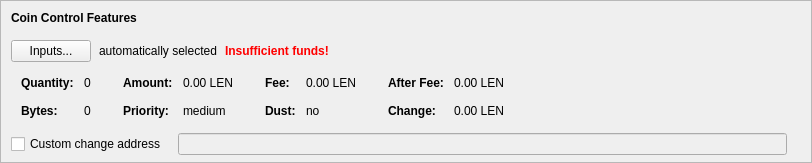
    <widget class="QFrame" name="frameCoinControl">
     <property name="sizePolicy">
      <sizepolicy hsizetype="Expanding" vsizetype="Expanding">
       <horstretch>0</horstretch>
       <verstretch>0</verstretch>
      </sizepolicy>
     </property>
     <property name="maximumSize">
      <size>
       <width>16777215</width>
       <height>16777215</height>
      </size>
     </property>
     <property name="frameShape">
      <enum>QFrame::StyledPanel</enum>
     </property>
     <property name="frameShadow">
      <enum>QFrame::Sunken</enum>
     </property>
     <layout class="QVBoxLayout" name="verticalLayoutCoinControl2">
      <property name="spacing">
       <number>0</number>
      </property>
      <property name="leftMargin">
       <number>0</number>
      </property>
      <property name="topMargin">
       <number>0</number>
      </property>
      <property name="rightMargin">
       <number>0</number>
      </property>
      <property name="bottomMargin">
       <number>6</number>
      </property>
      <item>
       <layout class="QVBoxLayout" name="verticalLayoutCoinControl" stretch="0,0,0,0,1">
        <property name="spacing">
         <number>0</number>
        </property>
        <property name="leftMargin">
         <number>10</number>
        </property>
        <property name="topMargin">
         <number>10</number>
        </property>
        <item>
         <layout class="QHBoxLayout" name="horizontalLayoutCoinControl1">
          <property name="bottomMargin">
           <number>15</number>
          </property>
          <item>
           <widget class="QLabel" name="labelCoinControlFeatures">
            <property name="sizePolicy">
             <sizepolicy hsizetype="Preferred" vsizetype="Maximum">
              <horstretch>0</horstretch>
              <verstretch>0</verstretch>
             </sizepolicy>
            </property>
            <property name="font">
             <font>
              <weight>75</weight>
              <bold>true</bold>
             </font>
            </property>
            <property name="styleSheet">
             <string notr="true">font-weight:bold;</string>
            </property>
            <property name="text">
             <string>Coin Control Features</string>
            </property>
           </widget>
          </item>
         </layout>
        </item>
        <item>
         <layout class="QHBoxLayout" name="horizontalLayoutCoinControl2" stretch="0,0,0,0">
          <property name="spacing">
           <number>8</number>
          </property>
          <property name="bottomMargin">
           <number>10</number>
          </property>
          <item>
           <widget class="QPushButton" name="pushButtonCoinControl">
            <property name="styleSheet">
             <string notr="true"/>
            </property>
            <property name="text">
             <string>Inputs...</string>
            </property>
            <property name="autoDefault">
             <bool>false</bool>
            </property>
           </widget>
          </item>
          <item>
           <widget class="QLabel" name="labelCoinControlAutomaticallySelected">
            <property name="text">
             <string>automatically selected</string>
            </property>
            <property name="margin">
             <number>5</number>
            </property>
           </widget>
          </item>
          <item>
           <widget class="QLabel" name="labelCoinControlInsuffFunds">
            <property name="font">
             <font>
              <weight>75</weight>
              <bold>true</bold>
             </font>
            </property>
            <property name="styleSheet">
             <string notr="true">color:red;font-weight:bold;</string>
            </property>
            <property name="text">
             <string>Insufficient funds!</string>
            </property>
            <property name="margin">
             <number>5</number>
            </property>
           </widget>
          </item>
          <item>
           <spacer name="horizontalSpacerCoinControl">
            <property name="orientation">
             <enum>Qt::Horizontal</enum>
            </property>
            <property name="sizeHint" stdset="0">
             <size>
              <width>40</width>
              <height>1</height>
             </size>
            </property>
           </spacer>
          </item>
         </layout>
        </item>
        <item>
         <widget class="QWidget" name="widgetCoinControl" native="true">
          <property name="sizePolicy">
           <sizepolicy hsizetype="Preferred" vsizetype="Preferred">
            <horstretch>0</horstretch>
            <verstretch>0</verstretch>
           </sizepolicy>
          </property>
          <property name="minimumSize">
           <size>
            <width>0</width>
            <height>0</height>
           </size>
          </property>
          <property name="styleSheet">
           <string notr="true"/>
          </property>
          <layout class="QHBoxLayout" name="horizontalLayoutCoinControl5">
           <property name="leftMargin">
            <number>0</number>
           </property>
           <property name="topMargin">
            <number>0</number>
           </property>
           <property name="rightMargin">
            <number>0</number>
           </property>
           <property name="bottomMargin">
            <number>0</number>
           </property>
           <item>
            <layout class="QHBoxLayout" name="horizontalLayoutCoinControl3" stretch="0,0,0,1">
             <property name="spacing">
              <number>20</number>
             </property>
             <property name="topMargin">
              <number>0</number>
             </property>
             <property name="bottomMargin">
              <number>10</number>
             </property>
             <item>
              <layout class="QFormLayout" name="formLayoutCoinControl1">
               <property name="horizontalSpacing">
                <number>10</number>
               </property>
               <property name="verticalSpacing">
                <number>14</number>
               </property>
               <property name="leftMargin">
                <number>10</number>
               </property>
               <property name="topMargin">
                <number>4</number>
               </property>
               <property name="rightMargin">
                <number>6</number>
               </property>
               <item row="0" column="0">
                <widget class="QLabel" name="labelCoinControlQuantityText">
                 <property name="font">
                  <font>
                   <weight>75</weight>
                   <bold>true</bold>
                  </font>
                 </property>
                 <property name="text">
                  <string>Quantity:</string>
                 </property>
                 <property name="margin">
                  <number>0</number>
                 </property>
                </widget>
               </item>
               <item row="0" column="1">
                <widget class="QLabel" name="labelCoinControlQuantity">
                 <property name="cursor">
                  <cursorShape>IBeamCursor</cursorShape>
                 </property>
                 <property name="contextMenuPolicy">
                  <enum>Qt::ActionsContextMenu</enum>
                 </property>
                 <property name="text">
                  <string notr="true">0</string>
                 </property>
                 <property name="margin">
                  <number>0</number>
                 </property>
                 <property name="textInteractionFlags">
                  <set>Qt::LinksAccessibleByMouse|Qt::TextSelectableByKeyboard|Qt::TextSelectableByMouse</set>
                 </property>
                </widget>
               </item>
               <item row="1" column="0">
                <widget class="QLabel" name="labelCoinControlBytesText">
                 <property name="font">
                  <font>
                   <weight>75</weight>
                   <bold>true</bold>
                  </font>
                 </property>
                 <property name="text">
                  <string>Bytes:</string>
                 </property>
                </widget>
               </item>
               <item row="1" column="1">
                <widget class="QLabel" name="labelCoinControlBytes">
                 <property name="cursor">
                  <cursorShape>IBeamCursor</cursorShape>
                 </property>
                 <property name="contextMenuPolicy">
                  <enum>Qt::ActionsContextMenu</enum>
                 </property>
                 <property name="text">
                  <string notr="true">0</string>
                 </property>
                 <property name="textInteractionFlags">
                  <set>Qt::LinksAccessibleByMouse|Qt::TextSelectableByKeyboard|Qt::TextSelectableByMouse</set>
                 </property>
                </widget>
               </item>
              </layout>
             </item>
             <item>
              <layout class="QFormLayout" name="formLayoutCoinControl2">
               <property name="horizontalSpacing">
                <number>10</number>
               </property>
               <property name="verticalSpacing">
                <number>14</number>
               </property>
               <property name="leftMargin">
                <number>6</number>
               </property>
               <property name="topMargin">
                <number>4</number>
               </property>
               <property name="rightMargin">
                <number>6</number>
               </property>
               <item row="0" column="0">
                <widget class="QLabel" name="labelCoinControlAmountText">
                 <property name="font">
                  <font>
                   <weight>75</weight>
                   <bold>true</bold>
                  </font>
                 </property>
                 <property name="text">
                  <string>Amount:</string>
                 </property>
                 <property name="margin">
                  <number>0</number>
                 </property>
                </widget>
               </item>
               <item row="0" column="1">
                <widget class="QLabel" name="labelCoinControlAmount">
                 <property name="cursor">
                  <cursorShape>IBeamCursor</cursorShape>
                 </property>
                 <property name="contextMenuPolicy">
                  <enum>Qt::ActionsContextMenu</enum>
                 </property>
                 <property name="text">
                  <string notr="true">0.00 LEN</string>
                 </property>
                 <property name="textInteractionFlags">
                  <set>Qt::LinksAccessibleByMouse|Qt::TextSelectableByKeyboard|Qt::TextSelectableByMouse</set>
                 </property>
                </widget>
               </item>
               <item row="1" column="0">
                <widget class="QLabel" name="labelCoinControlPriorityText">
                 <property name="font">
                  <font>
                   <weight>75</weight>
                   <bold>true</bold>
                  </font>
                 </property>
                 <property name="text">
                  <string>Priority:</string>
                 </property>
                </widget>
               </item>
               <item row="1" column="1">
                <widget class="QLabel" name="labelCoinControlPriority">
                 <property name="cursor">
                  <cursorShape>IBeamCursor</cursorShape>
                 </property>
                 <property name="contextMenuPolicy">
                  <enum>Qt::ActionsContextMenu</enum>
                 </property>
                 <property name="text">
                  <string>medium</string>
                 </property>
                 <property name="textInteractionFlags">
                  <set>Qt::LinksAccessibleByMouse|Qt::TextSelectableByKeyboard|Qt::TextSelectableByMouse</set>
                 </property>
                </widget>
               </item>
              </layout>
             </item>
             <item>
              <layout class="QFormLayout" name="formLayoutCoinControl3">
               <property name="horizontalSpacing">
                <number>10</number>
               </property>
               <property name="verticalSpacing">
                <number>14</number>
               </property>
               <property name="leftMargin">
                <number>6</number>
               </property>
               <property name="topMargin">
                <number>4</number>
               </property>
               <property name="rightMargin">
                <number>6</number>
               </property>
               <item row="0" column="0">
                <widget class="QLabel" name="labelCoinControlFeeText">
                 <property name="font">
                  <font>
                   <weight>75</weight>
                   <bold>true</bold>
                  </font>
                 </property>
                 <property name="text">
                  <string>Fee:</string>
                 </property>
                 <property name="margin">
                  <number>0</number>
                 </property>
                </widget>
               </item>
               <item row="0" column="1">
                <widget class="QLabel" name="labelCoinControlFee">
                 <property name="cursor">
                  <cursorShape>IBeamCursor</cursorShape>
                 </property>
                 <property name="contextMenuPolicy">
                  <enum>Qt::ActionsContextMenu</enum>
                 </property>
                 <property name="text">
                  <string notr="true">0.00 LEN</string>
                 </property>
                 <property name="textInteractionFlags">
                  <set>Qt::LinksAccessibleByMouse|Qt::TextSelectableByKeyboard|Qt::TextSelectableByMouse</set>
                 </property>
                </widget>
               </item>
               <item row="1" column="0">
                <widget class="QLabel" name="labelCoinControlLowOutputText">
                 <property name="font">
                  <font>
                   <weight>75</weight>
                   <bold>true</bold>
                  </font>
                 </property>
                 <property name="text">
                  <string>Dust:</string>
                 </property>
                </widget>
               </item>
               <item row="1" column="1">
                <widget class="QLabel" name="labelCoinControlLowOutput">
                 <property name="cursor">
                  <cursorShape>IBeamCursor</cursorShape>
                 </property>
                 <property name="contextMenuPolicy">
                  <enum>Qt::ActionsContextMenu</enum>
                 </property>
                 <property name="text">
                  <string>no</string>
                 </property>
                 <property name="textInteractionFlags">
                  <set>Qt::LinksAccessibleByMouse|Qt::TextSelectableByKeyboard|Qt::TextSelectableByMouse</set>
                 </property>
                </widget>
               </item>
              </layout>
             </item>
             <item>
              <layout class="QFormLayout" name="formLayoutCoinControl4">
               <property name="horizontalSpacing">
                <number>10</number>
               </property>
               <property name="verticalSpacing">
                <number>14</number>
               </property>
               <property name="leftMargin">
                <number>6</number>
               </property>
               <property name="topMargin">
                <number>4</number>
               </property>
               <property name="rightMargin">
                <number>6</number>
               </property>
               <item row="0" column="0">
                <widget class="QLabel" name="labelCoinControlAfterFeeText">
                 <property name="font">
                  <font>
                   <weight>75</weight>
                   <bold>true</bold>
                  </font>
                 </property>
                 <property name="text">
                  <string>After Fee:</string>
                 </property>
                 <property name="margin">
                  <number>0</number>
                 </property>
                </widget>
               </item>
               <item row="0" column="1">
                <widget class="QLabel" name="labelCoinControlAfterFee">
                 <property name="cursor">
                  <cursorShape>IBeamCursor</cursorShape>
                 </property>
                 <property name="contextMenuPolicy">
                  <enum>Qt::ActionsContextMenu</enum>
                 </property>
                 <property name="text">
                  <string notr="true">0.00 LEN</string>
                 </property>
                 <property name="textInteractionFlags">
                  <set>Qt::LinksAccessibleByMouse|Qt::TextSelectableByKeyboard|Qt::TextSelectableByMouse</set>
                 </property>
                </widget>
               </item>
               <item row="1" column="0">
                <widget class="QLabel" name="labelCoinControlChangeText">
                 <property name="font">
                  <font>
                   <weight>75</weight>
                   <bold>true</bold>
                  </font>
                 </property>
                 <property name="text">
                  <string>Change:</string>
                 </property>
                </widget>
               </item>
               <item row="1" column="1">
                <widget class="QLabel" name="labelCoinControlChange">
                 <property name="cursor">
                  <cursorShape>IBeamCursor</cursorShape>
                 </property>
                 <property name="contextMenuPolicy">
                  <enum>Qt::ActionsContextMenu</enum>
                 </property>
                 <property name="text">
                  <string notr="true">0.00 LEN</string>
                 </property>
                 <property name="textInteractionFlags">
                  <set>Qt::LinksAccessibleByMouse|Qt::TextSelectableByKeyboard|Qt::TextSelectableByMouse</set>
                 </property>
                </widget>
               </item>
              </layout>
             </item>
            </layout>
           </item>
          </layout>
         </widget>
        </item>
        <item>
         <layout class="QHBoxLayout" name="horizontalLayoutCoinControl4" stretch="0,0,0">
          <property name="spacing">
           <number>12</number>
          </property>
          <property name="sizeConstraint">
           <enum>QLayout::SetDefaultConstraint</enum>
          </property>
          <property name="topMargin">
           <number>5</number>
          </property>
          <property name="rightMargin">
           <number>5</number>
          </property>
          <item>
           <widget class="QCheckBox" name="checkBoxCoinControlChange">
            <property name="toolTip">
             <string>If this is activated, but the change address is empty or invalid, change will be sent to a newly generated address.</string>
            </property>
            <property name="text">
             <string>Custom change address</string>
            </property>
           </widget>
          </item>
          <item>
           <widget class="QValidatedLineEdit" name="lineEditCoinControlChange">
            <property name="enabled">
             <bool>false</bool>
            </property>
            <property name="sizePolicy">
             <sizepolicy hsizetype="Expanding" vsizetype="Fixed">
              <horstretch>0</horstretch>
              <verstretch>0</verstretch>
             </sizepolicy>
            </property>
           </widget>
          </item>
          <item>
           <widget class="QLabel" name="labelCoinControlChangeLabel">
            <property name="sizePolicy">
             <sizepolicy hsizetype="Preferred" vsizetype="Expanding">
              <horstretch>0</horstretch>
              <verstretch>0</verstretch>
             </sizepolicy>
            </property>
            <property name="minimumSize">
             <size>
              <width>0</width>
              <height>0</height>
             </size>
            </property>
            <property name="text">
             <string/>
            </property>
            <property name="margin">
             <number>3</number>
            </property>
           </widget>
          </item>
         </layout>
        </item>
        <item>
         <spacer name="verticalSpacerCoinControl">
          <property name="orientation">
           <enum>Qt::Vertical</enum>
          </property>
          <property name="sizeHint" stdset="0">
           <size>
            <width>800</width>
            <height>1</height>
           </size>
          </property>
         </spacer>
        </item>
       </layout>
      </item>
     </layout>
    </widget>
